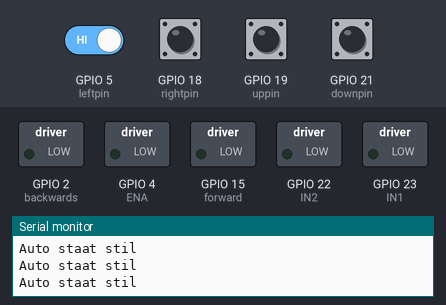
This sketch was run on a simulated ESP32. On the bench: switched loads named in the sketch (green lamp = pin HIGH), the last lines printed to the serial monitor. The inputs (shaded band) are chosen by the test bench; at power-on: GPIO 5 (leftpin), GPIO 18 (rightpin), GPIO 19 (uppin), GPIO 21 (downpin) HIGH.

Above: at 1.2 s.
1.3 s: GPIO 19 (uppin) pulled LOW for 0.15 s
At 1.4 s:
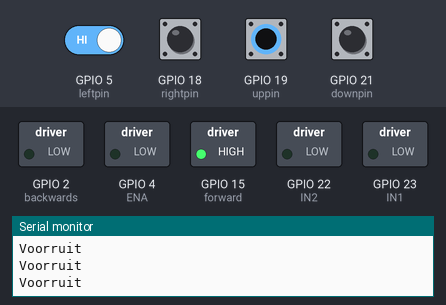
2.9 s: GPIO 21 (downpin) pulled LOW for 0.15 s
At 2.99 s:
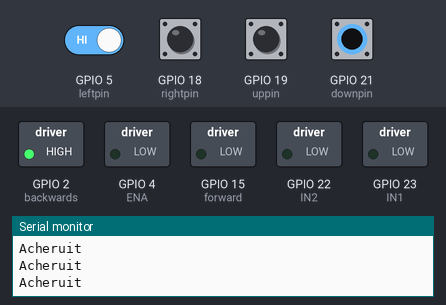
4.5 s: GPIO 19 (uppin) pulled LOW for 1 s
At 6.6 s:
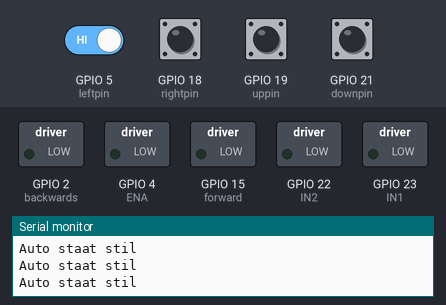
8.5 s: GPIO 21 (downpin) pulled LOW for 1 s
At 8.9 s:
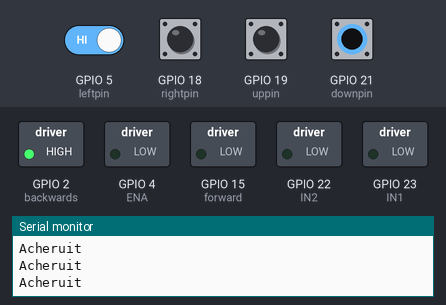
12.5 s: GPIO 5 (leftpin) driven LOW and GPIO 19 (uppin) driven LOW
At 13.7 s:
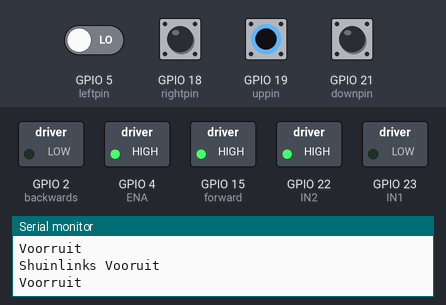
14.0 s: GPIO 18 (rightpin) pulled LOW for 0.15 s
At 15.3 s:
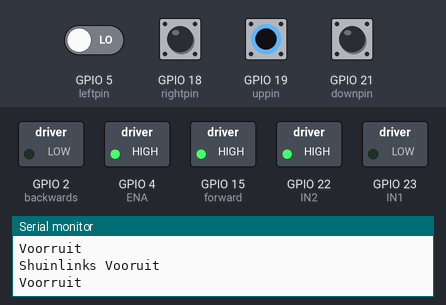
Timing chart, 0 to 16.6 s (numbered marks = the images above; inputs shaded):
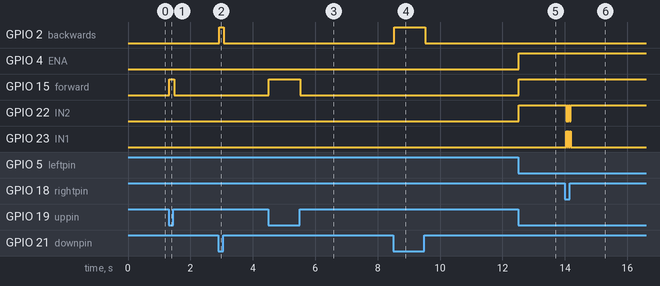

The sketch:

BesturenZonderPotMeter.ino
```cpp
//driver
const int IN1 = 23;
const int IN2 = 22;
const int ENA = 4;
// Kies een PWM-kanaal (0-15) dat beschikbaar is voor je board
const int channel = 13;

//Input pinnen joystick
int rightpin = 18;
int leftpin = 5;
int uppin = 19;
int downpin = 21;

//output pinnen motor V/A
int forward = 15;
int backwards = 2;

//Status joystick
int leftvalue = 0;
int rightvalue = 0;
int upvalue = 0;
int downvalue = 0;

void setup() {
  pinMode (IN1, OUTPUT);
  pinMode (IN2, OUTPUT);
  ledcSetup(channel, 5000, 8);// Kanaal, frequentie (Hz), resolutie (bits)
  ledcAttachPin(ENA, channel);

  pinMode(forward,OUTPUT);
  pinMode(backwards,OUTPUT);

  pinMode(leftpin,INPUT_PULLUP);
  pinMode(rightpin,INPUT_PULLUP);
  pinMode(uppin,INPUT_PULLUP);
  pinMode(downpin,INPUT_PULLUP);
  Serial.begin(9600);
}

void loop() {
  leftvalue= digitalRead(leftpin);
  rightvalue= digitalRead(rightpin);
  upvalue= digitalRead(uppin);
  downvalue= digitalRead(downpin);

  //Vooruit
  if(upvalue == 0){
    Serial.println("Voorruit");
    digitalWrite(forward,HIGH);
    digitalWrite(backwards,LOW);
    //Schuinvooruit
    if(leftvalue==0){
      digitalWrite(forward,HIGH);
      digitalWrite(backwards,LOW);

      ledcWrite(channel, 255);
      digitalWrite(IN1, LOW);
      digitalWrite(IN2, HIGH);
      Serial.println("Shuinlinks Vooruit");
    }
    if(rightvalue==0){
      digitalWrite(forward,HIGH);
      digitalWrite(backwards,LOW);

      ledcWrite(channel, 255);
      digitalWrite(IN1, HIGH);
      digitalWrite(IN2, LOW);
      Serial.println("schuinrechts Vooruit");
    }
  }

  //Achteruit
  else if(downvalue== 0){
    Serial.println("Acheruit");
    digitalWrite(forward,LOW);
    digitalWrite(backwards,HIGH);
    //Schuinachteruit
    if(leftvalue==0){
      digitalWrite(forward,LOW);
      digitalWrite(backwards,HIGH);

      ledcWrite(channel, 255);
      digitalWrite(IN1, LOW);
      digitalWrite(IN2, HIGH);
      Serial.println("Shuinlinks achteruit");
    }
    if(rightvalue==0){
      digitalWrite(forward,LOW);
      digitalWrite(backwards,HIGH);

      ledcWrite(channel, 255);
      digitalWrite(IN1, HIGH);
      digitalWrite(IN2, LOW);
      Serial.println("schuinrechts achteruit");
    }
  }

  else{
    Serial.println("Auto staat stil");
    digitalWrite(forward,LOW);
    digitalWrite(backwards,LOW);
  }
}
```

Measured:
- after the input at 1.3 s, GPIO 15 (forward): LOW → HIGH at once, → LOW 0.15 s later
- after the input at 2.9 s, GPIO 2 (backwards): LOW → HIGH at once, → LOW 0.15 s later
- after the input at 4.5 s, GPIO 15 (forward): LOW → HIGH at once, → LOW 1.0 s later
- after the input at 8.5 s, GPIO 2 (backwards): LOW → HIGH at once, → LOW 1.0 s later
- after the input at 12.5 s, GPIO 4 (ENA), GPIO 15 (forward), GPIO 22 (IN2): LOW → HIGH at once
- after the input at 14.0 s, GPIO 22 (IN2): alternates HIGH for 0.02 s and LOW for 0.03 s, 6 changes in all, then stays HIGH, starting at once; GPIO 23 (IN1): alternates HIGH for 0.03 s and LOW for 0.02 s, 6 changes in all, then stays LOW, starting at once
